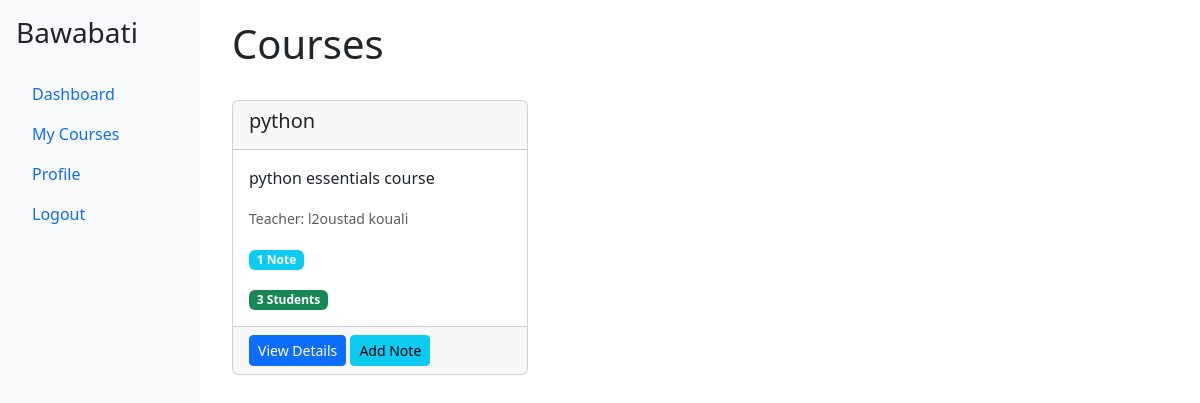
Page /courses/ (signed in) on the committed database.
### bawabati_app/models.py (models this page shows, shortened)
class Course(models.Model):
    title = models.CharField(max_length=200)
    description = models.TextField()
    assigned_teacher = models.ForeignKey(User, on_delete=models.CASCADE, limit_choices_to={'userprofile__role': 'teacher'})
    students = models.ManyToManyField(User, through='Enrollment', related_name='enrolled_courses', limit_choices_to={'userprofile__role': 'student'})
    created_at = models.DateTimeField(auto_now_add=True)
    updated_at = models.DateTimeField(auto_now=True)
    specialisation = models.CharField(max_length=100, blank=True)
    capacity = models.PositiveIntegerField(default=30)  # Or whatever default you want
    end_date = models.DateField(default=get_default_end_date)
    start_date=models.DateTimeField(auto_now_add=True)

### bawabati_app/views.py (the view)
# urls.py: path('courses/', views.CourseListView.as_view(), name='course_list'),
class CourseListView(LoginRequiredMixin, ListView):
    model = Course
    template_name = 'bawabati_app/course_list.html'
    context_object_name = 'courses'
    def get_queryset(self):
        user = self.request.user
        if is_admin(user):
            return Course.objects.all()
        elif is_teacher(user):
            return Course.objects.filter(assigned_teacher=user)
        else:  # student
            enrollments = Enrollment.objects.filter(student=user)
            return Course.objects.filter(id__in=[e.course.id for e in enrollments])

### bawabati_app/views.py (called while the page is built)
def is_admin(user):
    return hasattr(user, 'userprofile') and user.userprofile.role == 'admin'

def is_teacher(user):
    return hasattr(user, 'userprofile') and user.userprofile.role == 'teacher'

### bawabati_app/templates/bawabati_app/course_list.html (shortened to what this page needs)
{% extends "bawabati_app/base.html" %}
{% block content %}
<div class="container-fluid">
    <div class="d-flex justify-content-between align-items-center mb-4">
        <h1>Courses</h1>
    </div>
    <div class="row">
        {% for course in courses %}
        <div class="col-md-4 mb-4">
            <div class="card h-100">
                <div class="card-header">
                    <h5 class="card-title">{{ course.title }}</h5>
                </div>
                <div class="card-body">
                    <p class="card-text">{{ course.description|truncatewords:25 }}</p>
                    <p class="card-text"><small class="text-muted">
                        Teacher: {{ course.assigned_teacher.get_full_name|default:course.assigned_teacher.username }}
                    </small></p>
                    {% with note_count=course.notes.count %}
                    <p class="card-text">
                        <span class="badge bg-info">{{ note_count }} Note{{ note_count|pluralize }}</span>
                    </p>
                    {% endwith %}
                    {% if user.userprofile.role == 'admin' or user == course.assigned_teacher %}
                    {% with enrollment_count=course.enrollments.count %}
                    <p class="card-text">
                        <span class="badge bg-success">{{ enrollment_count }} Student{{ enrollment_count|pluralize }}</span>
                    </p>
                    {% endwith %}
                    {% endif %}
                </div>
                <div class="card-footer">
                    <a href="{% url 'course_detail' course.id %}" class="btn btn-sm btn-primary">View Details</a>
                    {% if user.userprofile.role == 'teacher' and user == course.assigned_teacher or user.userprofile.role == 'admin' %}
                    <a href="{% url 'note_create' %}?course={{ course.id }}" class="btn btn-sm btn-info">
                         Add Note
                    </a>
                    {% endif %}
                </div>
            </div>
        </div>
        {% endfor %}
    </div>
</div>
{% endblock %}

### rows in the picture
Course: title "python", description "python essentials course", assigned_teacher.get_full_name "l2oustad kouali", notes.count "1", enrollments.count "3"
